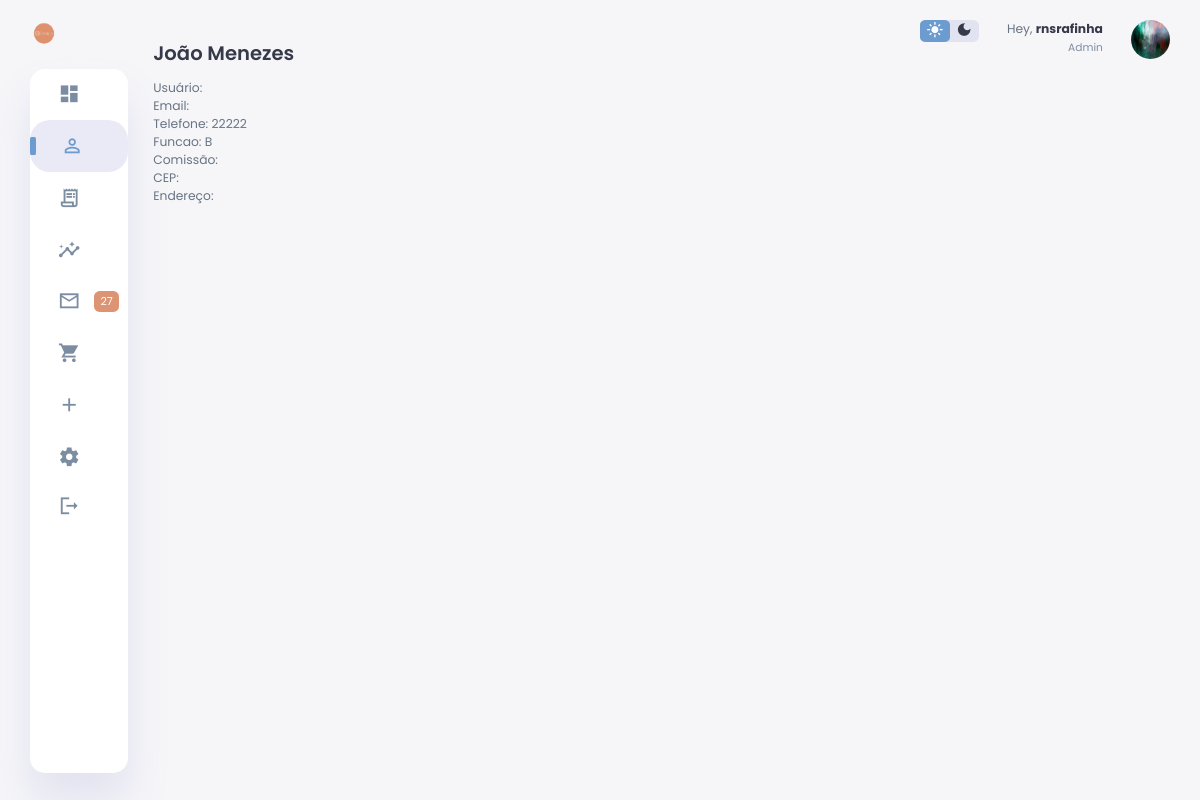
The app's page /adicionais/userDetails.php?userId=2 (signed in) with its own data.
### tables this page shows
CREATE TABLE IF NOT EXISTS `funcionarios` (
  `id` int(11) NOT NULL AUTO_INCREMENT,
  `nome` varchar(50) DEFAULT NULL,
  `user` varchar(24) DEFAULT NULL,
  `email` varchar(32) DEFAULT NULL,
  `senha` text DEFAULT NULL,
  `telefone` varchar(15) DEFAULT NULL,
  `funcao` varchar(30) DEFAULT NULL,
  `painel` int(11) DEFAULT 0,
  `cep` varchar(30) DEFAULT NULL,
  `address` text DEFAULT NULL,
  `pagamento` varchar(8) DEFAULT NULL,
  `admin` int(11) DEFAULT 0,
  KEY `id` (`id`)
);

### adicionais/userDetails.php (the view, shortened to what this page needs)
<?php
include("../faterzin/verificar_login.php");
$userId = $_GET['userId'];
$query = "SELECT * FROM funcionarios WHERE id = $userId";
$result = mysqli_query($conn, $query);
if(mysqli_num_rows($result) > 0) {
    $user = mysqli_fetch_assoc($result);
    $nome = $user['nome'];
    $telefone = $user['telefone'];
    $funcao = $user['funcao'];
    $comissao = $user['pagamento'];
    $cep = $user['cep'];
    $endereco = $user['address'];
    $usuario = $user['user'];
    $email = $user['email'];
} else {
    echo "Usuário não encontrado.";
}
?>
<!DOCTYPE html>
<html lang="en">
<head>
    <link rel="stylesheet" href="../css/equipe.css">
</head>
<body>
    <div class="container">
        <aside>
            <div class="toggle">
                <div class="logo">
                    <img src="../images/bolinha.png">
                </div>
            </div>
            <div class="sidebar">
                <a href="../dashboard.php">
                    <span class="material-icons-sharp">
                    </span>
                </a>
                <a href="../equipe.php" class="active">
                    <span class="material-icons-sharp">
                    </span>
                </a>
                <a href="../vendas.php">
                    <span class="material-icons-sharp">
                    </span>
                </a>
                <a href="../analytics.php">
                    <span class="material-icons-sharp">
                    </span>
                </a>
                <a href="../tickets.php">
                    <span class="material-icons-sharp">
                    </span>
                    <span class="message-count">27</span>
                </a>
                <a href="../produtos.php">
                    <span class="material-icons-sharp">
                    </span>
                </a>
                <a href="../clientes.php">
                    <span class="material-icons-sharp">
                    </span>
                </a>
                <a href="../configuracoes.php">
                    <span class="material-icons-sharp">
                    </span>
                </a>
                <a href="../faterzin/logout.php">
                    <span class="material-icons-sharp">
                    </span>
                </a>
            </div>
        </aside>
        <main>
            <div class="recent-orders">
                <h2><?php echo $nome ?></h2>
            </div>
            <div>
                <p>Usuário: <?php echo $usuario ?></p>
                <p>Email: <?php echo $email ?></p>
                <p>Telefone: <?php echo $telefone ?></p>
                <p>Funcao: <?php echo $funcao ?></p>
                <p>Comissão: <?php echo $comissao ?></p>
                <p>CEP: <?php echo $cep ?></p>
                <p>Endereço: <?php echo $endereco ?></p>
            </div>
        </main>
        <div class="right-section">
            <div class="nav">
                <div class="dark-mode">
                    <span class="material-icons-sharp active">
                    </span>
                    <span class="material-icons-sharp">
                    </span>
                </div>
                <div class="profile">
                    <div class="info">
                        <p>Hey, <b><?php echo $_SESSION['usuario'] ?></b></p>
                        <small class="text-muted">Admin</small>
                    </div>
                    <div class="profile-photo">
                        <img src="../images/profile-1.jpg">
                    </div>
                </div>
            </div>
    </div>
</body>
</html>

### css/equipe.css (style rules this page uses)
:root { --color-primary: #6C9BCF; --color-danger: #dc9474; --color-success: #1B9C85; --color-warning: #F7D060; --color-white: #fff; --color-info-dark: #7d8da1; --color-dark: #363949; --color-light: rgba(132, 139, 200, 0.18); --color-dark-variant: #677483; --color-background: #f6f6f9; --cor-primaria--:#dc9474 ; --cor-secundaria--:#f1e8dc ; --cor-terciaria--:#522a18; --cor-4--:#594136; --cor-das-letras--:#6e361d ; --cor-do-icone--:#a1291b; --card-border-radius: 2rem; --border-radius-1: 0.4rem; --border-radius-2: 1.2rem; --card-padding: 1.8rem; --padding-1: 1.2rem; --box-shadow: 0 2rem 3rem var(--color-light); }
* { margin: 0; padding: 0; outline: 0; appearance: 0; border: 0; text-decoration: none; box-sizing: border-box; }
html { font-size: 14px; }
body { width: 100vw; height: 100vh; font-family: 'Poppins', sans-serif; font-size: 0.88rem; user-select: none; overflow-x: hidden; color: var(--color-dark); background-color: var(--color-background); }
a { color: var(--color-dark); }
img { display: block; width: 100%; object-fit: cover; }
h2 { font-weight: 600; font-size: 1.4rem; }
small { font-size: 0.76rem; }
p { color: var(--color-dark-variant); }
b { color: var(--color-dark); }
.text-muted { color: var(--color-info-dark); }
.container { display: grid; width: 96%; margin: 0 auto; gap: 1.8rem; grid-template-columns: 12rem auto 23rem; }
aside { height: 100vh; }
aside .toggle { display: flex; align-items: center; justify-content: space-between; margin-top: 1.4rem; }
aside .toggle .logo { display: flex; gap: 0.5rem; align-items: center; }
aside .toggle .logo img { width: 2rem; height: 2rem; align-items: center; }
aside .sidebar { display: flex; flex-direction: column; background-color: var(--color-white); box-shadow: var(--box-shadow); border-radius: 15px; height: 88vh; position: relative; top: 1.5rem; transition: all 0.3s ease; }
aside .sidebar a { display: flex; align-items: center; color: var(--color-info-dark); height: 3.7rem; gap: 1rem; position: relative; margin-left: 2rem; transition: all 0.3s ease; }
aside .sidebar a span { font-size: 1.6rem; transition: all 0.3s ease; }
aside .sidebar a:last-child { position: absolute; bottom: 2rem; width: 100%; }
aside .sidebar a.active { width: 100%; color: var(--color-primary); background-color: var(--color-light); margin-left: 0; border-radius: 20px; }
aside .sidebar a.active::before { content: ''; width: 6px; height: 18px; background-color: var(--color-primary); border-radius: 20%; }
aside .sidebar a.active span { color: var(--color-primary); margin-left: calc(1rem - 3px); border-radius: 20%; }
aside .sidebar .message-count { background-color: var(--color-danger); padding: 2px 6px; color: var(--color-white); font-size: 11px; border-radius: var(--border-radius-1); }
main { margin-top: 1.4rem; }
main .recent-orders { margin-top: 1.3rem; }
main .recent-orders h2 { margin-bottom: 0.8rem; }
.right-section { margin-top: 1.4rem; }
.right-section .nav { display: flex; justify-content: end; gap: 2rem; }
.right-section .dark-mode { background-color: var(--color-light); display: flex; justify-content: space-between; align-items: center; height: 1.6rem; width: 4.2rem; cursor: pointer; border-radius: var(--border-radius-1); }
.right-section .dark-mode span { font-size: 1.2rem; width: 50%; height: 100%; display: flex; align-items: center; justify-content: center; }
.right-section .dark-mode span.active { background-color: var(--color-primary); color: white; border-radius: var(--border-radius-1); border-radius: 20%; }
.right-section .nav .profile { display: flex; gap: 2rem; text-align: right; }
.right-section .nav .profile .profile-photo { width: 2.8rem; height: 2.8rem; border-radius: 50%; overflow: hidden; }
@media screen and (max-width: 1200px) { .container { width: 95%; grid-template-columns: 7rem auto 23rem; } }
@media screen and (max-width: 1200px) { aside .sidebar a { width: 5.6rem; } }
@media screen and (max-width: 1200px) { aside .sidebar a:last-child { position: relative; margin-top: 1.8rem; } }

### records on screen
funcionarios: nome "João Menezes", telefone "22222", funcao "B"

### other values on screen
$_SESSION['usuario'] "rnsrafinha"
